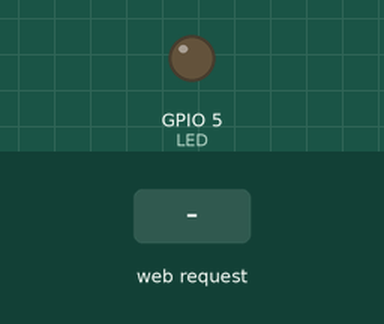
This sketch was run on a simulated ESP8266 (NodeMCU). Parts: output pins drawn as LEDs (lit = HIGH). The inputs (shaded band) are chosen by the test bench. WiFi joins after 1.5 s; servers stay silent unless stated; what the sketch prints to the serial monitor is not drawn.

Above: at 2.7 s.
2.8 s: HTTP request GET /on received
At 3.3 s:
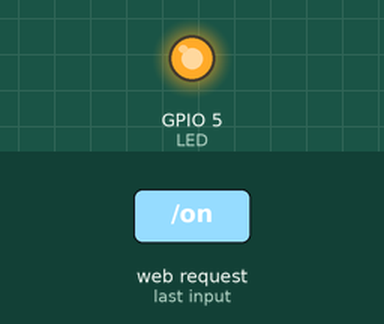
5.8 s: HTTP request GET /off received
At 6.8 s:
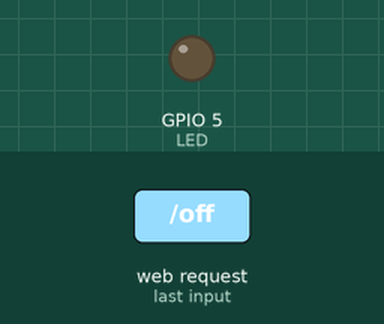
Timing chart, 0 to 8.8 s (numbered marks = the images above; inputs shaded):
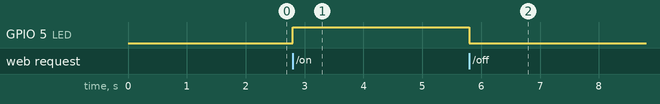

The sketch:

led_controller.ino
```cpp
#include <ESP8266WiFi.h>
#include <WiFiClient.h>

//ESP Web Server Library to host a web page
#include <ESP8266WebServer.h>

//On board LED Connected to GPIO2
#define LED 5

//SSID and Password of your WiFi router
const char* ssid = "***";
const char* password = "***";

String status = "0";

//Declare a global object variable from the ESP8266WebServer class.
ESP8266WebServer server(80); //Server on port 80

//===============================================================
// This routine is executed when you open its IP in browser
//===============================================================
void handleRoot() {
 Serial.println("You called root page");
 String s = status; //Read HTML contents
 server.send(200, "text/html", s); //Send web page
}

void handleLEDon() {
 Serial.println("LED on page");
 digitalWrite(LED,HIGH); //LED is connected in reverse
 server.send(200, "text/html", "LED is ON"); //Send ADC value only to client ajax request
 status = "1";
}

void handleLEDoff() {
 Serial.println("LED off page");
 digitalWrite(LED,LOW); //LED off
 server.send(200, "text/html", "LED is OFF"); //Send ADC value only to client ajax request
 status = "0";
}
//==============================================================
//                  SETUP
//==============================================================
void setup(void){
  Serial.begin(9600);

  WiFi.begin(ssid, password);     //Connect to your WiFi router
  Serial.println("");

  //Onboard LED port Direction output
  pinMode(LED,OUTPUT);
  //Power on LED state off
  digitalWrite(LED,LOW);

  // Wait for connection
  while (WiFi.status() != WL_CONNECTED) {
    delay(500);
    Serial.print(".");
  }

  //If connection successful show IP address in serial monitor
  Serial.println("");
  Serial.print("Connected to ");
  Serial.println(ssid);
  Serial.print("IP address: ");
  Serial.println(WiFi.localIP());  //IP address assigned to your ESP

  server.on("/", handleRoot);      //Which routine to handle at root location. This is display page
  server.on("/on", handleLEDon);
  server.on("/off", handleLEDoff);

  server.begin();                  //Start server
  Serial.println("HTTP server started");
}
//==============================================================
//                     LOOP
//==============================================================
void loop(void){
  server.handleClient();          //Handle client requests
}
```

Measured:
- after the input at 2.8 s, GPIO 5 (LED): LOW → HIGH at once
- after the input at 5.8 s, GPIO 5 (LED): HIGH → LOW at once
